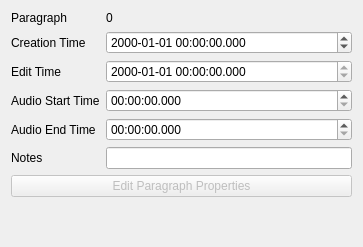
           <widget class="QWidget" name="scrollAreaWidgetContents_4">
            <property name="geometry">
             <rect>
              <x>0</x>
              <y>0</y>
              <width>363</width>
              <height>247</height>
             </rect>
            </property>
            <layout class="QVBoxLayout" name="verticalLayout_32">
             <item>
              <layout class="QFormLayout" name="formLayout_2">
               <item row="0" column="0">
                <widget class="QLabel" name="label_2">
                 <property name="text">
                  <string>Paragraph</string>
                 </property>
                </widget>
               </item>
               <item row="0" column="1">
                <widget class="QLabel" name="editorParagraphLabel">
                 <property name="toolTip">
                  <string>Paragraph number</string>
                 </property>
                 <property name="text">
                  <string>0</string>
                 </property>
                </widget>
               </item>
               <item row="1" column="0">
                <widget class="QLabel" name="label">
                 <property name="text">
                  <string>Creation Time</string>
                 </property>
                </widget>
               </item>
               <item row="1" column="1">
                <widget class="QDateTimeEdit" name="editorCreationTime">
                 <property name="focusPolicy">
                  <enum>Qt::FocusPolicy::NoFocus</enum>
                 </property>
                 <property name="toolTip">
                  <string>Modifies creation time of paragraph</string>
                 </property>
                 <property name="keyboardTracking">
                  <bool>false</bool>
                 </property>
                 <property name="displayFormat">
                  <string>yyyy-MM-dd hh:mm:ss.zzz</string>
                 </property>
                </widget>
               </item>
               <item row="2" column="0">
                <widget class="QLabel" name="label_6">
                 <property name="text">
                  <string>Edit Time</string>
                 </property>
                </widget>
               </item>
               <item row="2" column="1">
                <widget class="QDateTimeEdit" name="editorEditTime">
                 <property name="focusPolicy">
                  <enum>Qt::FocusPolicy::NoFocus</enum>
                 </property>
                 <property name="toolTip">
                  <string>Read only. Displays edit time of paragraph. Will change upon any cursor movement.</string>
                 </property>
                 <property name="readOnly">
                  <bool>true</bool>
                 </property>
                 <property name="keyboardTracking">
                  <bool>false</bool>
                 </property>
                 <property name="displayFormat">
                  <string>yyyy-MM-dd hh:mm:ss.zzz</string>
                 </property>
                </widget>
               </item>
               <item row="3" column="0">
                <widget class="QLabel" name="label_4">
                 <property name="text">
                  <string>Audio Start Time</string>
                 </property>
                </widget>
               </item>
               <item row="3" column="1">
                <widget class="QTimeEdit" name="editorAudioStart">
                 <property name="focusPolicy">
                  <enum>Qt::FocusPolicy::NoFocus</enum>
                 </property>
                 <property name="toolTip">
                  <string>Modifies audio start time of paragraph.</string>
                 </property>
                 <property name="keyboardTracking">
                  <bool>false</bool>
                 </property>
                 <property name="currentSection">
                  <enum>QDateTimeEdit::Section::HourSection</enum>
                 </property>
                 <property name="displayFormat">
                  <string>hh:mm:ss.zzz</string>
                 </property>
                </widget>
               </item>
               <item row="4" column="0">
                <widget class="QLabel" name="label_5">
                 <property name="text">
                  <string>Audio End Time</string>
                 </property>
                </widget>
               </item>
               <item row="4" column="1">
                <widget class="QTimeEdit" name="editorAudioEnd">
                 <property name="focusPolicy">
                  <enum>Qt::FocusPolicy::NoFocus</enum>
                 </property>
                 <property name="toolTip">
                  <string>Sets audio end time for this paragraph. </string>
                 </property>
                 <property name="keyboardTracking">
                  <bool>false</bool>
                 </property>
                 <property name="displayFormat">
                  <string>hh:mm:ss.zzz</string>
                 </property>
                </widget>
               </item>
               <item row="5" column="0">
                <widget class="QLabel" name="label_7">
                 <property name="text">
                  <string>Notes</string>
                 </property>
                </widget>
               </item>
               <item row="5" column="1">
                <widget class="QLineEdit" name="editorNotes">
                 <property name="focusPolicy">
                  <enum>Qt::FocusPolicy::NoFocus</enum>
                 </property>
                 <property name="toolTip">
                  <string>Custom notes attached to paragraph</string>
                 </property>
                </widget>
               </item>
              </layout>
             </item>
             <item>
              <widget class="QPushButton" name="submitEdited">
               <property name="enabled">
                <bool>false</bool>
               </property>
               <property name="focusPolicy">
                <enum>Qt::FocusPolicy::NoFocus</enum>
               </property>
               <property name="toolTip">
                <string>Enable with checkbox in order to submit edits</string>
               </property>
               <property name="text">
                <string>Edit Paragraph Properties</string>
               </property>
              </widget>
             </item>
             <item>
              <spacer name="verticalSpacer_7">
               <property name="orientation">
                <enum>Qt::Orientation::Vertical</enum>
               </property>
               <property name="sizeHint" stdset="0">
                <size>
                 <width>20</width>
                 <height>40</height>
                </size>
               </property>
              </spacer>
             </item>
            </layout>
           </widget>
